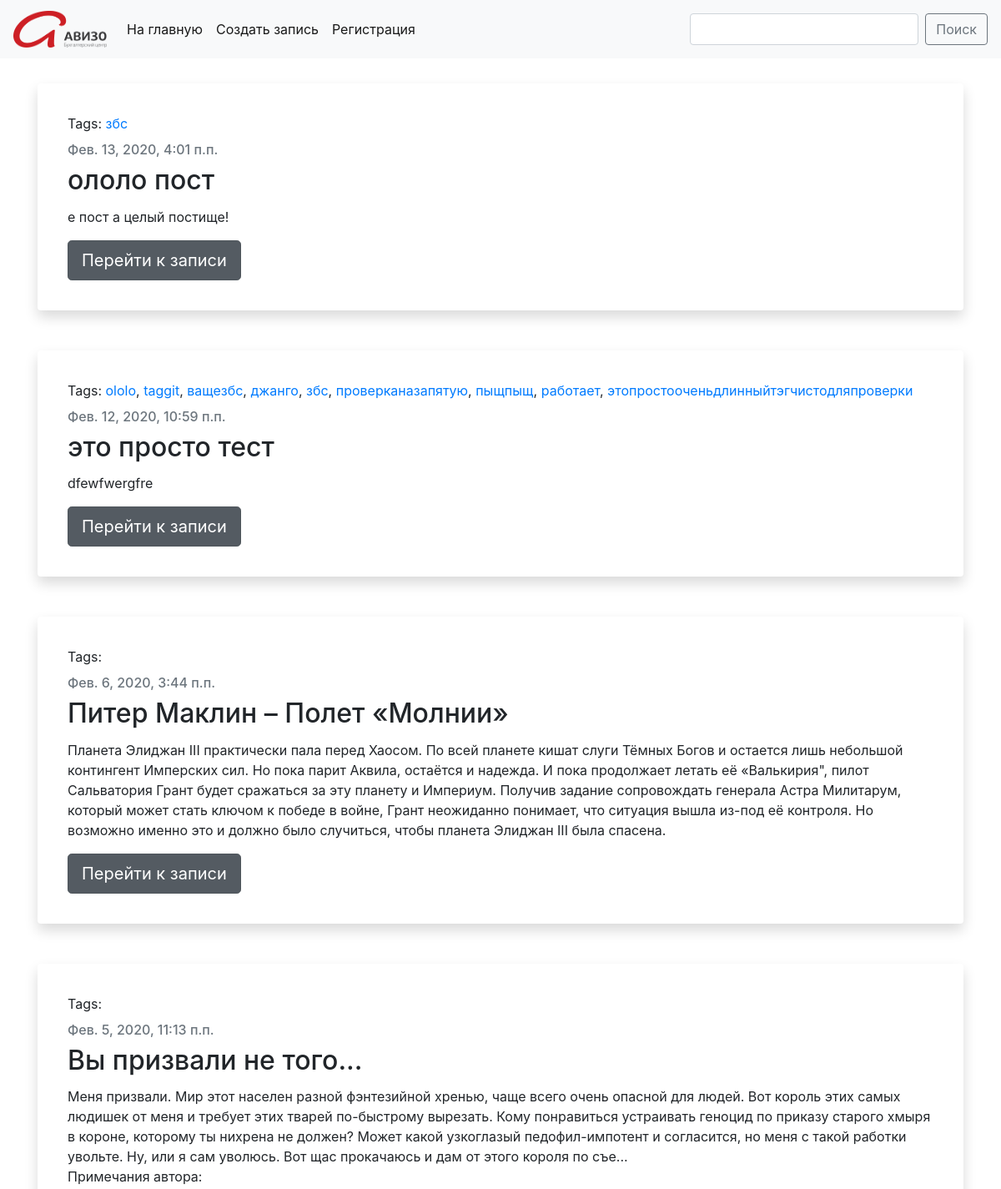
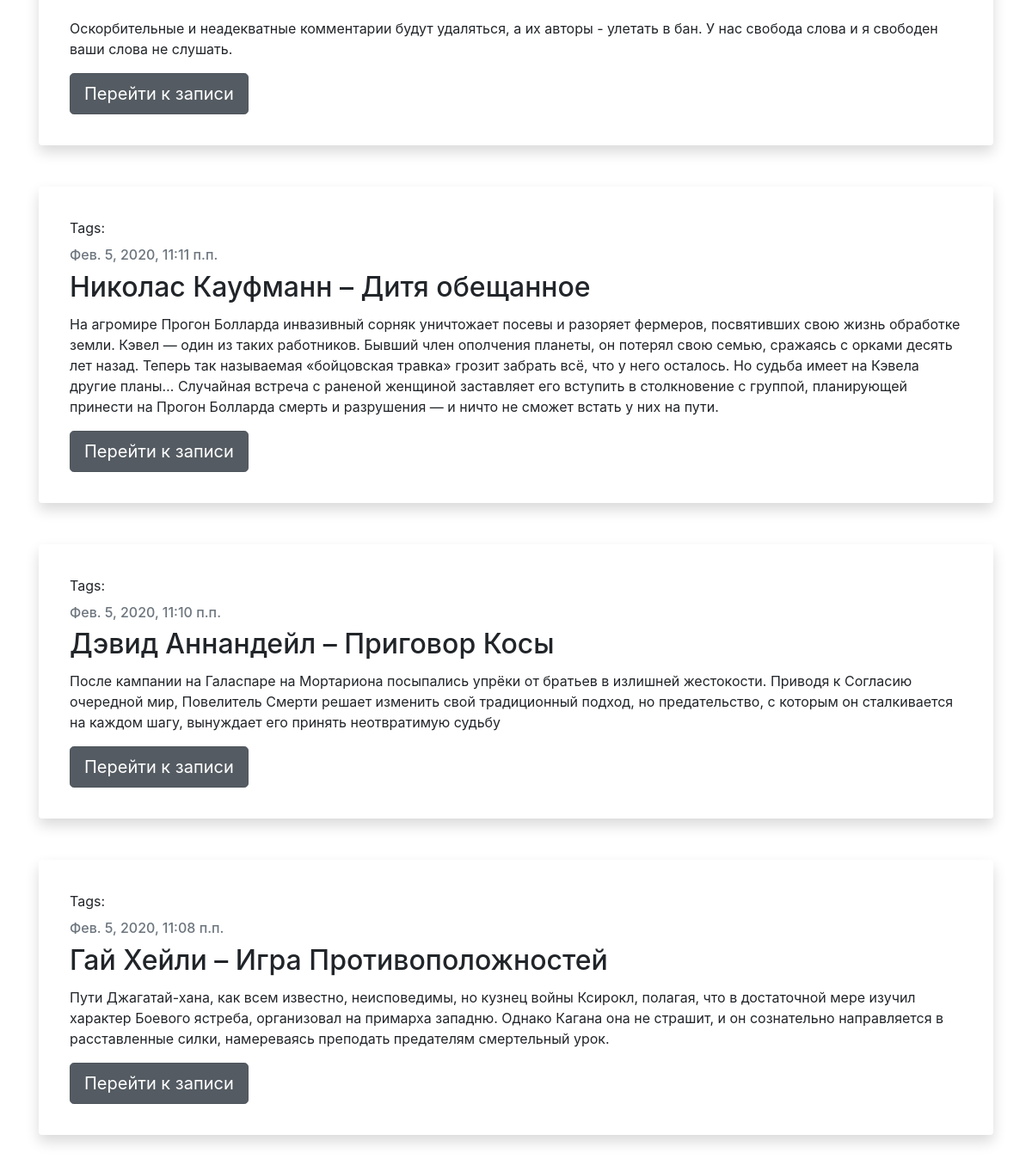
The page / on the database its author committed (2 pictures, top to bottom).
### blog/models.py (models this page shows, shortened)
class Post(models.Model):
    author = models.ForeignKey(settings.AUTH_USER_MODEL, on_delete=models.CASCADE)
    title = models.CharField(max_length=200)
    text = models.TextField()
    created_date = models.DateTimeField(default=timezone.now)
    published_date = models.DateTimeField(blank=True, null=True)
    tags = TaggableManager(through=RuTaggedItem)

### blog/views.py (the view)
# urls.py: path('', views.PostListView.as_view(), name='post_list'),
class PostListView(View):
    def get(self, request, tag_slug=None):
        post_with_tags = Post.objects.all()
        if tag_slug:
            tag = get_object_or_404(Tag, slug=tag_slug)
            post_with_tags = post_with_tags.filter(tags__in=[tag])
            return render(request, 'blog/post_list.html', {'posts': post_with_tags, 'tag': tag})
        else:
            posts = Post.objects.filter(published_date__lte=timezone.now()).order_by('-published_date')
            return render(request, 'blog/post_list.html', {'posts': posts})

### blog/templates/blog/post_list.html (shortened to what this page needs)
<!doctype html>
<html lang="en">
    <head>
        <link rel="stylesheet" href="https://stackpath.bootstrapcdn.com/bootstrap/4.4.1/css/bootstrap.min.css">
    </head>
    <body>
        {% extends 'blog/base.html' %}
        {% block content %}
            {% include 'include/post.html' %}
        {% endblock %}

### blog/templates/include/post.html
{% for post in posts %}
                <div class="shadow p-3 mb-5 bg-white rounded">
                    <div class="card-body">
                        <p class="tags">Tags: {% for tag in post.tags.all %}<a href="{% url 'post_list_by_tag' tag.slug %}">{{ tag.name }}</a>{% if not forloop.last %}, {% endif %} {% endfor %}</p>
                        <h6 class="card-subtitle mb-2 text-muted">{{ post.published_date }}</h6>
                        <h2 class="card-title">{{ post.title }}</h2>
                        <p class="card-text">{{ post.text|linebreaksbr }}</p>
                        <a class="btn btn-secondary btn-lg active" href="{% url 'post_detail' pk=post.pk %}" role="button" aria-pressed="true">Перейти к записи</a>
                    </div>
                </div>
            {% endfor %}

### rows shown on the page
Post: published_date "Фев. 13, 2020, 4:01 п.п.", title "ололо пост", text "е пост а целый постище!"
Tag: name "збс"
Post: published_date "Фев. 12, 2020, 10:59 п.п.", title "это просто тест", text "dfewfwergfre"
Tag: name "ololo"
Tag: name "taggit"
Tag: name "ващезбс"
Tag: name "джанго"
Tag: name "проверканазапятую"
Tag: name "пыщпыщ"
Tag: name "работает"
Tag: name "этопростооченьдлинныйтэгчистодляпроверки"
Post: published_date "Фев. 6, 2020, 3:44 п.п.", title "Питер Маклин – Полет «Молнии»", text "Планета Элиджан III практически пала перед Хаосом. По всей планете кишат слуги Тёмных Богов и остается лишь небольшой контингент Имперских сил. Но пока парит Аквила, остаётся и надежда. И пока продолжает летать её «Валькирия\", пилот Сальватория Грант будет сражаться за эту планету и Империум. Получив задание сопровождать генерала Астра Милитарум, который может стать ключом к победе в войне, Грант неожиданно понимает, что ситуация вышла из-под её контроля. Но возможно именно это и должно было случиться, чтобы планета Элиджан III была спасена."
Post: published_date "Фев. 5, 2020, 11:13 п.п.", title "Вы призвали не того...", text "Меня призвали. Мир этот населен разной фэнтезийной хренью, чаще всего очень опасной для людей. Вот король этих самых людишек от меня и требует этих тварей по-быстрому вырезать. Кому понравиться устраивать геноцид по приказу старого хмыря в короне, которому ты нихрена не должен? Может какой узкоглазый педофил-импотент и согласится, но меня с такой работки увольте. Ну, или я сам уволюсь. Вот щас прокачаюсь и дам от этого короля по съе... Примечания автора: Оскорбительные и неадекватные комментарии будут удаляться, а их авторы - улетать в бан. У нас свобода слова и я свободен ваши слова не слушать."
Post: published_date "Фев. 5, 2020, 11:11 п.п.", title "Николас Кауфманн – Дитя обещанное", text "На агромире Прогон Болларда инвазивный сорняк уничтожает посевы и разоряет фермеров, посвятивших свою жизнь обработке земли. Кэвел — один из таких работников. Бывший член ополчения планеты, он потерял свою семью, сражаясь с орками десять лет назад. Теперь так называемая «бойцовская травка» грозит забрать всё, что у него осталось. Но судьба имеет на Кэвела другие планы… Случайная встреча с раненой женщиной заставляет его вступить в столкновение с группой, планирующей принести на Прогон Болларда смерть и разрушения — и ничто не сможет встать у них на пути."
Post: published_date "Фев. 5, 2020, 11:10 п.п.", title "Дэвид Аннандейл – Приговор Косы", text "После кампании на Галаспаре на Мортариона посыпались упрёки от братьев в излишней жестокости. Приводя к Согласию очередной мир, Повелитель Смерти решает изменить свой традиционный подход, но предательство, с которым он сталкивается на каждом шагу, вынуждает его принять неотвратимую судьбу"
Post: published_date "Фев. 5, 2020, 11:08 п.п.", title "Гай Хейли – Игра Противоположностей", text "Пути Джагатай-хана, как всем известно, неисповедимы, но кузнец войны Ксирокл, полагая, что в достаточной мере изучил характер Боевого ястреба, организовал на примарха западню. Однако Кагана она не страшит, и он сознательно направляется в расставленные силки, намереваясь преподать предателям смертельный урок."
